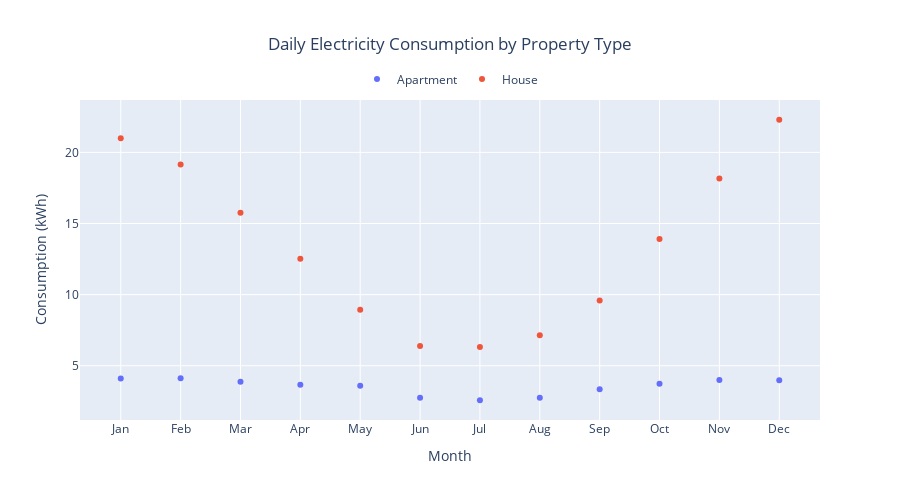

Write notebook code for a chart like this one.
### Code cell
visualize_electricity_consumption(df)

### Figure 1 — Plotly figure (JSON) as saved in the notebook; plotly's stock layout.template omitted (floating-point values rounded to 4 significant figures)
{"data": [{"line": {"color": "#636EFA", "width": 2}, "mode": "markers", "name": "Apartment", "type": "scatter", "x": [1, 2, 3, 4, 5, 6, 7, 8, 9, 10, 11, 12], "y": [4.11, 4.122, 3.886, 3.663, 3.592, 2.753, 2.577, 2.75, 3.35, 3.729, 4.008, 3.986]}, {"line": {"color": "#EF553B", "width": 2}, "mode": "markers", "name": "House", "type": "scatter", "x": [1, 2, 3, 4, 5, 6, 7, 8, 9, 10, 11, 12], "y": [20.98, 19.14, 15.75, 12.52, 8.941, 6.387, 6.317, 7.143, 9.582, 13.91, 18.17, 22.29]}], "layout": {"height": 500, "legend": {"orientation": "h", "x": 0.5, "xanchor": "center", "y": 1.02, "yanchor": "bottom"}, "showlegend": true, "title": {"text": "Daily Electricity Consumption by Property Type", "x": 0.5}, "xaxis": {"ticktext": ["Jan", "Feb", "Mar", "Apr", "May", "Jun", "Jul", "Aug", "Sep", "Oct", "Nov", "Dec"], "tickvals": [1, 2, 3, 4, 5, 6, 7, 8, 9, 10, 11, 12], "title": {"text": "Month"}}, "yaxis": {"title": {"text": "Consumption (kWh)"}}}}
